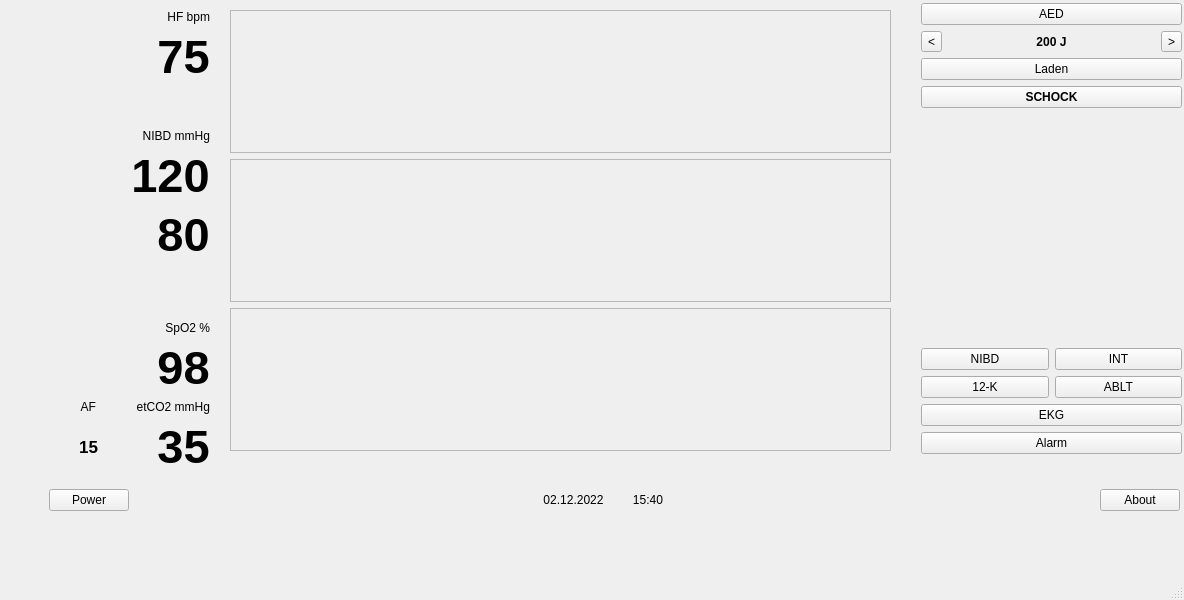
<?xml version="1.0" encoding="UTF-8"?>
<ui version="4.0">
 <class>MainWindow</class>
 <widget class="QMainWindow" name="MainWindow">
  <property name="geometry">
   <rect>
    <x>0</x>
    <y>0</y>
    <width>1184</width>
    <height>600</height>
   </rect>
  </property>
  <property name="windowTitle">
   <string>MainWindow</string>
  </property>
  <widget class="QWidget" name="centralwidget">
   <widget class="QWidget" name="verticalLayoutWidget_3">
    <property name="geometry">
     <rect>
      <x>50</x>
      <y>10</y>
      <width>160</width>
      <height>463</height>
     </rect>
    </property>
    <layout class="QVBoxLayout" name="verticalLayout_l">
     <item>
      <widget class="QLabel" name="label_5">
       <property name="text">
        <string>HF bpm</string>
       </property>
       <property name="alignment">
        <set>Qt::AlignRight|Qt::AlignTrailing|Qt::AlignVCenter</set>
       </property>
      </widget>
     </item>
     <item alignment="Qt::AlignRight">
      <widget class="QLabel" name="TXT_HF">
       <property name="font">
        <font>
         <pointsize>35</pointsize>
         <weight>75</weight>
         <bold>true</bold>
        </font>
       </property>
       <property name="text">
        <string>75</string>
       </property>
       <property name="alignment">
        <set>Qt::AlignCenter</set>
       </property>
       <property name="wordWrap">
        <bool>false</bool>
       </property>
      </widget>
     </item>
     <item>
      <spacer name="verticalSpacer">
       <property name="orientation">
        <enum>Qt::Vertical</enum>
       </property>
       <property name="sizeType">
        <enum>QSizePolicy::Maximum</enum>
       </property>
       <property name="sizeHint" stdset="0">
        <size>
         <width>20</width>
         <height>40</height>
        </size>
       </property>
      </spacer>
     </item>
     <item>
      <widget class="QLabel" name="label_4">
       <property name="text">
        <string>NIBD mmHg</string>
       </property>
       <property name="alignment">
        <set>Qt::AlignRight|Qt::AlignTrailing|Qt::AlignVCenter</set>
       </property>
      </widget>
     </item>
     <item alignment="Qt::AlignRight|Qt::AlignBottom">
      <widget class="QLabel" name="TXT_NIBD_Sys">
       <property name="font">
        <font>
         <pointsize>35</pointsize>
         <weight>75</weight>
         <bold>true</bold>
        </font>
       </property>
       <property name="text">
        <string>120</string>
       </property>
       <property name="alignment">
        <set>Qt::AlignCenter</set>
       </property>
       <property name="wordWrap">
        <bool>false</bool>
       </property>
      </widget>
     </item>
     <item alignment="Qt::AlignRight|Qt::AlignTop">
      <widget class="QLabel" name="TXT_NIBD_Dia">
       <property name="font">
        <font>
         <pointsize>35</pointsize>
         <weight>75</weight>
         <bold>true</bold>
        </font>
       </property>
       <property name="text">
        <string>80</string>
       </property>
       <property name="alignment">
        <set>Qt::AlignCenter</set>
       </property>
       <property name="wordWrap">
        <bool>false</bool>
       </property>
      </widget>
     </item>
     <item>
      <spacer name="verticalSpacer_2">
       <property name="orientation">
        <enum>Qt::Vertical</enum>
       </property>
       <property name="sizeHint" stdset="0">
        <size>
         <width>20</width>
         <height>40</height>
        </size>
       </property>
      </spacer>
     </item>
     <item>
      <widget class="QLabel" name="label_3">
       <property name="text">
        <string>SpO2 %</string>
       </property>
       <property name="alignment">
        <set>Qt::AlignRight|Qt::AlignTrailing|Qt::AlignVCenter</set>
       </property>
      </widget>
     </item>
     <item alignment="Qt::AlignRight|Qt::AlignVCenter">
      <widget class="QLabel" name="TXT_SpO2">
       <property name="font">
        <font>
         <pointsize>35</pointsize>
         <weight>75</weight>
         <bold>true</bold>
        </font>
       </property>
       <property name="text">
        <string>98</string>
       </property>
       <property name="alignment">
        <set>Qt::AlignCenter</set>
       </property>
       <property name="wordWrap">
        <bool>false</bool>
       </property>
      </widget>
     </item>
     <item>
      <layout class="QHBoxLayout" name="horizontalLayout_5">
       <item alignment="Qt::AlignHCenter">
        <widget class="QLabel" name="label">
         <property name="text">
          <string>AF</string>
         </property>
         <property name="alignment">
          <set>Qt::AlignRight|Qt::AlignTrailing|Qt::AlignVCenter</set>
         </property>
        </widget>
       </item>
       <item>
        <widget class="QLabel" name="label_2">
         <property name="text">
          <string>etCO2 mmHg</string>
         </property>
         <property name="alignment">
          <set>Qt::AlignRight|Qt::AlignTrailing|Qt::AlignVCenter</set>
         </property>
        </widget>
       </item>
      </layout>
     </item>
     <item>
      <layout class="QHBoxLayout" name="horizontalLayout_4">
       <item alignment="Qt::AlignHCenter">
        <widget class="QLabel" name="TXT_AF">
         <property name="font">
          <font>
           <pointsize>13</pointsize>
           <weight>75</weight>
           <bold>true</bold>
          </font>
         </property>
         <property name="text">
          <string>15</string>
         </property>
         <property name="alignment">
          <set>Qt::AlignCenter</set>
         </property>
         <property name="wordWrap">
          <bool>false</bool>
         </property>
        </widget>
       </item>
       <item alignment="Qt::AlignRight">
        <widget class="QLabel" name="TXT_etCO2">
         <property name="font">
          <font>
           <pointsize>35</pointsize>
           <weight>75</weight>
           <bold>true</bold>
          </font>
         </property>
         <property name="text">
          <string>35</string>
         </property>
         <property name="alignment">
          <set>Qt::AlignCenter</set>
         </property>
         <property name="wordWrap">
          <bool>false</bool>
         </property>
        </widget>
       </item>
      </layout>
     </item>
    </layout>
   </widget>
   <widget class="QWidget" name="verticalLayoutWidget_4">
    <property name="geometry">
     <rect>
      <x>921</x>
      <y>3</y>
      <width>261</width>
      <height>451</height>
     </rect>
    </property>
    <layout class="QVBoxLayout" name="verticalLayout_r">
     <item>
      <layout class="QVBoxLayout" name="GROUP_L">
       <item>
        <widget class="QPushButton" name="BTN_AED">
         <property name="text">
          <string>AED</string>
         </property>
        </widget>
       </item>
       <item>
        <layout class="QHBoxLayout" name="horizontalLayout_3">
         <item>
          <widget class="QToolButton" name="tBTN_Energie_w">
           <property name="text">
            <string>&lt;</string>
           </property>
          </widget>
         </item>
         <item>
          <widget class="QLabel" name="TXT_Energie">
           <property name="font">
            <font>
             <weight>75</weight>
             <bold>true</bold>
            </font>
           </property>
           <property name="text">
            <string notr="true">200 J</string>
           </property>
           <property name="alignment">
            <set>Qt::AlignCenter</set>
           </property>
          </widget>
         </item>
         <item>
          <widget class="QToolButton" name="tBTN_Energie_m">
           <property name="text">
            <string>&gt;</string>
           </property>
          </widget>
         </item>
        </layout>
       </item>
       <item>
        <widget class="QPushButton" name="BTN_Laden">
         <property name="text">
          <string>Laden</string>
         </property>
        </widget>
       </item>
       <item>
        <widget class="QPushButton" name="BTN_Schock">
         <property name="font">
          <font>
           <weight>75</weight>
           <bold>true</bold>
           <strikeout>false</strikeout>
          </font>
         </property>
         <property name="text">
          <string>SCHOCK</string>
         </property>
        </widget>
       </item>
      </layout>
     </item>
     <item>
      <spacer name="verticalSpacer_4">
       <property name="orientation">
        <enum>Qt::Vertical</enum>
       </property>
       <property name="sizeHint" stdset="0">
        <size>
         <width>20</width>
         <height>40</height>
        </size>
       </property>
      </spacer>
     </item>
     <item>
      <layout class="QVBoxLayout" name="GROUP_R">
       <item>
        <layout class="QHBoxLayout" name="horizontalLayout">
         <item>
          <widget class="QPushButton" name="BTN_NIBD">
           <property name="text">
            <string>NIBD</string>
           </property>
           <property name="checkable">
            <bool>false</bool>
           </property>
          </widget>
         </item>
         <item>
          <widget class="QPushButton" name="BTN_INT">
           <property name="text">
            <string>INT</string>
           </property>
           <property name="autoDefault">
            <bool>false</bool>
           </property>
          </widget>
         </item>
        </layout>
       </item>
       <item>
        <layout class="QHBoxLayout" name="horizontalLayout_2">
         <item>
          <widget class="QPushButton" name="BTN_12K">
           <property name="autoFillBackground">
            <bool>false</bool>
           </property>
           <property name="text">
            <string>12-K</string>
           </property>
          </widget>
         </item>
         <item>
          <widget class="QPushButton" name="BTN_ABLT">
           <property name="text">
            <string>ABLT</string>
           </property>
          </widget>
         </item>
        </layout>
       </item>
       <item>
        <widget class="QPushButton" name="BTN_EKG_TON">
         <property name="text">
          <string>EKG</string>
         </property>
        </widget>
       </item>
       <item>
        <widget class="QPushButton" name="BTN_ALARM">
         <property name="text">
          <string>Alarm</string>
         </property>
        </widget>
       </item>
      </layout>
     </item>
    </layout>
   </widget>
   <widget class="QWidget" name="horizontalLayoutWidget_5">
    <property name="geometry">
     <rect>
      <x>49</x>
      <y>460</y>
      <width>1131</width>
      <height>80</height>
     </rect>
    </property>
    <layout class="QHBoxLayout" name="horizontalLayout_bottom">
     <item>
      <widget class="QPushButton" name="BTN_Power">
       <property name="text">
        <string>Power</string>
       </property>
      </widget>
     </item>
     <item>
      <spacer name="horizontalSpacer_2">
       <property name="orientation">
        <enum>Qt::Horizontal</enum>
       </property>
       <property name="sizeHint" stdset="0">
        <size>
         <width>40</width>
         <height>20</height>
        </size>
       </property>
      </spacer>
     </item>
     <item>
      <widget class="QLabel" name="TXT_Date">
       <property name="text">
        <string>02.12.2022</string>
       </property>
       <property name="alignment">
        <set>Qt::AlignCenter</set>
       </property>
      </widget>
     </item>
     <item alignment="Qt::AlignHCenter">
      <widget class="QLabel" name="TXT_Time">
       <property name="minimumSize">
        <size>
         <width>76</width>
         <height>78</height>
        </size>
       </property>
       <property name="text">
        <string>15:40</string>
       </property>
       <property name="alignment">
        <set>Qt::AlignCenter</set>
       </property>
      </widget>
     </item>
     <item>
      <spacer name="horizontalSpacer">
       <property name="orientation">
        <enum>Qt::Horizontal</enum>
       </property>
       <property name="sizeHint" stdset="0">
        <size>
         <width>40</width>
         <height>20</height>
        </size>
       </property>
      </spacer>
     </item>
     <item>
      <widget class="QPushButton" name="BTN_Credits">
       <property name="text">
        <string>About</string>
       </property>
      </widget>
     </item>
    </layout>
   </widget>
   <widget class="QWidget" name="verticalLayoutWidget_5">
    <property name="geometry">
     <rect>
      <x>230</x>
      <y>10</y>
      <width>661</width>
      <height>441</height>
     </rect>
    </property>
    <layout class="QVBoxLayout" name="verticalLayout_m">
     <item>
      <widget class="QFrame" name="frame">
       <property name="frameShape">
        <enum>QFrame::StyledPanel</enum>
       </property>
       <property name="frameShadow">
        <enum>QFrame::Raised</enum>
       </property>
      </widget>
     </item>
     <item>
      <widget class="QFrame" name="frame_3">
       <property name="frameShape">
        <enum>QFrame::StyledPanel</enum>
       </property>
       <property name="frameShadow">
        <enum>QFrame::Raised</enum>
       </property>
      </widget>
     </item>
     <item>
      <widget class="QFrame" name="frame_2">
       <property name="frameShape">
        <enum>QFrame::StyledPanel</enum>
       </property>
       <property name="frameShadow">
        <enum>QFrame::Raised</enum>
       </property>
      </widget>
     </item>
    </layout>
   </widget>
  </widget>
  <widget class="QStatusBar" name="statusbar"/>
 </widget>
 <resources/>
 <connections/>
</ui>
